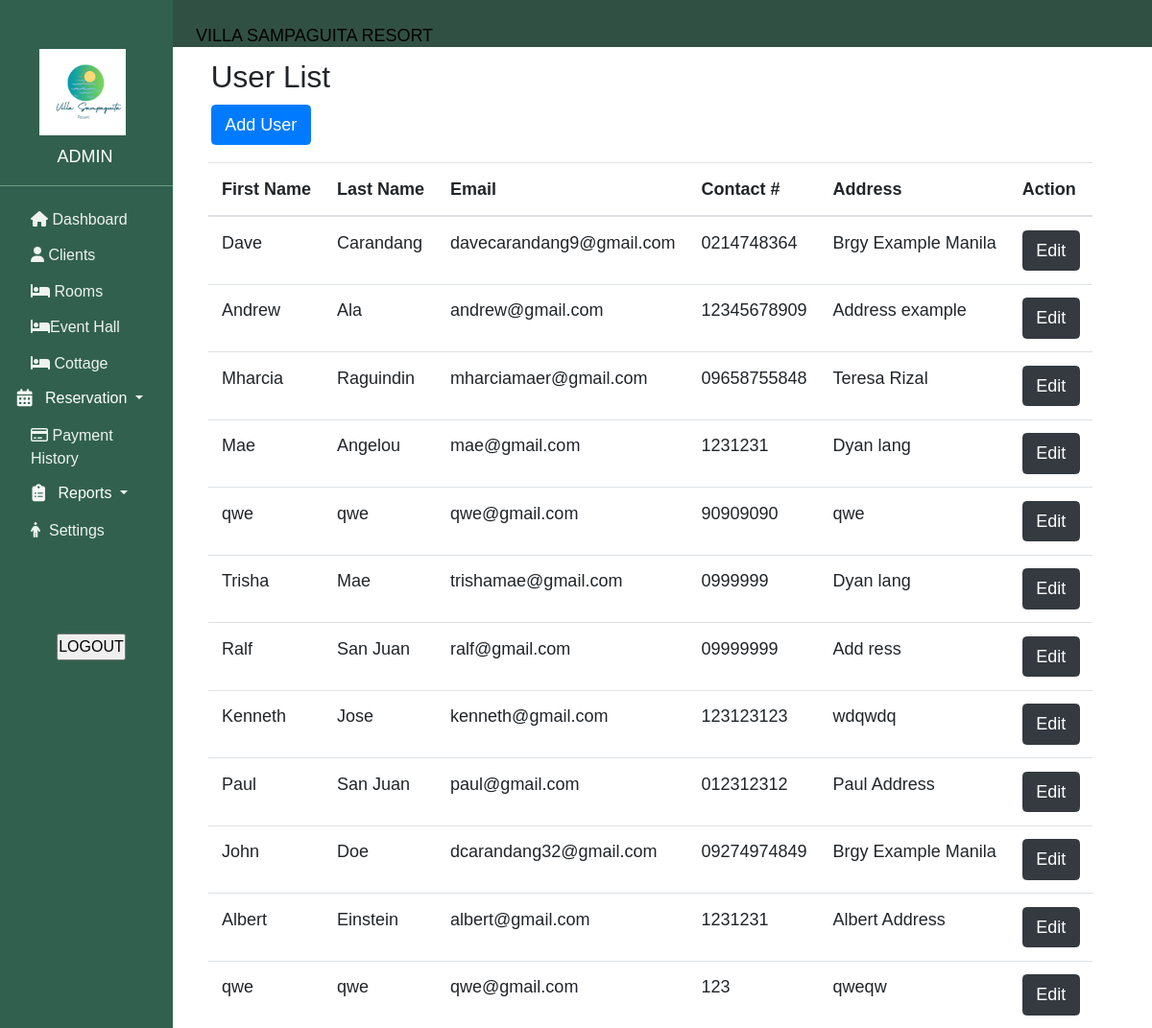
The page /adminview/user.php (signed in) on the database its author committed.
### tables this page shows
CREATE TABLE `people` (
  `people_Id` int(11) NOT NULL,
  `fName` varchar(250) NOT NULL,
  `lName` varchar(250) NOT NULL,
  `user_type` varchar(250) NOT NULL,
  `email` varchar(250) NOT NULL,
  `contactNumber` varchar(250) NOT NULL,
  `address` varchar(250) NOT NULL,
  `password` varchar(250) NOT NULL,
  `user_date_created` varchar(250) NOT NULL
);

### adminview/user.php (the view, shortened to what this page needs)
<?php
include('../database/connect.php');
?>
    <!DOCTYPE html>
<html>
<head>
  <head>
    <link rel="stylesheet" href="https://cdn.jsdelivr.net/npm/bootstrap@4.0.0/dist/css/bootstrap.min.css">
        <link rel="stylesheet" href="https://cdnjs.cloudflare.com/ajax/libs/font-awesome/4.7.0/css/font-awesome.min.css">
       <link rel="stylesheet" href="../admin_dashboard/home.css"></link>
       <link rel="stylesheet" href="https://ajax.googleapis.com/ajax/libs/jqueryui/1.12.1/themes/smoothness/jquery-ui.css">
        <link rel="stylesheet" href="//code.jquery.com/ui/1.12.1/themes/base/jquery-ui.css">
  </head>
</head>
<body >
        <?php
            include "../admin_dashboard/header.php";
            include "../admin_dashboard/sidebar.php";
        ?>
<div class="row ml-5">
    <div class="col-md-1 ">
    </div>
  <div class="col-md-11  ">
  <div class="d-flex justify-content: center; align-items: center ">
    <h3 class="ml-5 mt-1">User List</h3>
  </div>
  <button type="button" class="btn btn-primary ml-5 mb-3" data-toggle="modal" data-target="#addModal">
                Add User
                </button>
  <table class="table table-responsive" id="" style="margin: 0 auto; width: 90%; ">
        <thead>
        <tr >
            <th>First Name</th>
            <th>Last Name</th>
            <th>Email</th>
            <th>Contact #</th>
            <th>Address</th>
            <th>Action</th>
        </tr>
        </thead>
        <tbody>
            <?php
            $sql = "SELECT * FROM people";
            $result = $conn->query($sql);
            ?>
            <?php if($result->num_rows > 0){?>
                <?php while($rows = $result->fetch_assoc()){?>
            <tr>
                <td><?php echo $rows['fName'];?></td>
                <td><?php echo $rows['lName'];?></td>
                <td><?php echo $rows['email'];?></td>
                <td><?php echo $rows['contactNumber'];?></td>
                <td><?php echo $rows['address'];?></td>
                <td>
                  <button class="btn btn-dark editBtn">Edit</button>
                </td>
            </tr>
                <?php } ?>
            <?php } ?>
            </tbody>
    </table>
  </div>
</div>
</body>
 </html>

### admin_dashboard/home.css (style rules this page uses)
* { margin: 0; padding: 0; font-family: 'italic', sans-serif; font-size: 18px; }

### rows shown on the page
people: fName "Dave", lName "Carandang", email "davecarandang9@gmail.com", contactNumber "0214748364", address "Brgy Example Manila"
people: fName "Andrew", lName "Ala", email "andrew@gmail.com", contactNumber "12345678909", address "Address example"
people: fName "Mharcia", lName "Raguindin", email "mharciamaer@gmail.com", contactNumber "09658755848", address "Teresa Rizal"
people: fName "Mae", lName "Angelou", email "mae@gmail.com", contactNumber "1231231", address "Dyan lang"
people: fName "qwe", lName "qwe", email "qwe@gmail.com", contactNumber "90909090", address "qwe"
people: fName "Trisha", lName "Mae", email "trishamae@gmail.com", contactNumber "0999999", address "Dyan lang"
people: fName "Ralf", lName "San Juan", email "ralf@gmail.com", contactNumber "09999999", address "Add ress"
people: fName "Kenneth", lName "Jose", email "kenneth@gmail.com", contactNumber "123123123", address "wdqwdq"
people: fName "Paul", lName "San Juan", email "paul@gmail.com", contactNumber "012312312", address "Paul Address"
people: fName "John", lName "Doe", email "dcarandang32@gmail.com", contactNumber "09274974849", address "Brgy Example Manila"
people: fName "Albert", lName "Einstein", email "albert@gmail.com", contactNumber "1231231", address "Albert Address"
people: fName "qwe", lName "qwe", email "qwe@gmail.com", contactNumber "123", address "qweqw"
